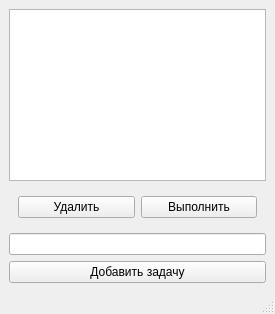
<?xml version="1.0" encoding="UTF-8"?>
<ui version="4.0">
 <class>MainWindow</class>
 <widget class="QMainWindow" name="MainWindow">
  <property name="geometry">
   <rect>
    <x>0</x>
    <y>0</y>
    <width>275</width>
    <height>314</height>
   </rect>
  </property>
  <property name="windowTitle">
   <string>Todo</string>
  </property>
  <widget class="QWidget" name="centralwidget">
   <layout class="QVBoxLayout" name="verticalLayout">
    <item>
     <widget class="QListView" name="todoView">
      <property name="selectionMode">
       <enum>QAbstractItemView::SingleSelection</enum>
      </property>
     </widget>
    </item>
    <item>
     <widget class="QWidget" name="widget" native="true">
      <layout class="QHBoxLayout" name="horizontalLayout">
       <item>
        <widget class="QPushButton" name="deleteButton">
         <property name="text">
          <string>Удалить</string>
         </property>
        </widget>
       </item>
       <item>
        <widget class="QPushButton" name="completeButton">
         <property name="text">
          <string>Выполнить</string>
         </property>
        </widget>
       </item>
      </layout>
     </widget>
    </item>
    <item>
     <widget class="QLineEdit" name="todoEdit"/>
    </item>
    <item>
     <widget class="QPushButton" name="addButton">
      <property name="text">
       <string>Добавить задачу</string>
      </property>
     </widget>
    </item>
   </layout>
  </widget>
  <widget class="QMenuBar" name="menubar">
   <property name="geometry">
    <rect>
     <x>0</x>
     <y>0</y>
     <width>275</width>
     <height>22</height>
    </rect>
   </property>
  </widget>
  <widget class="QStatusBar" name="statusbar"/>
 </widget>
 <resources/>
 <connections/>
</ui>
